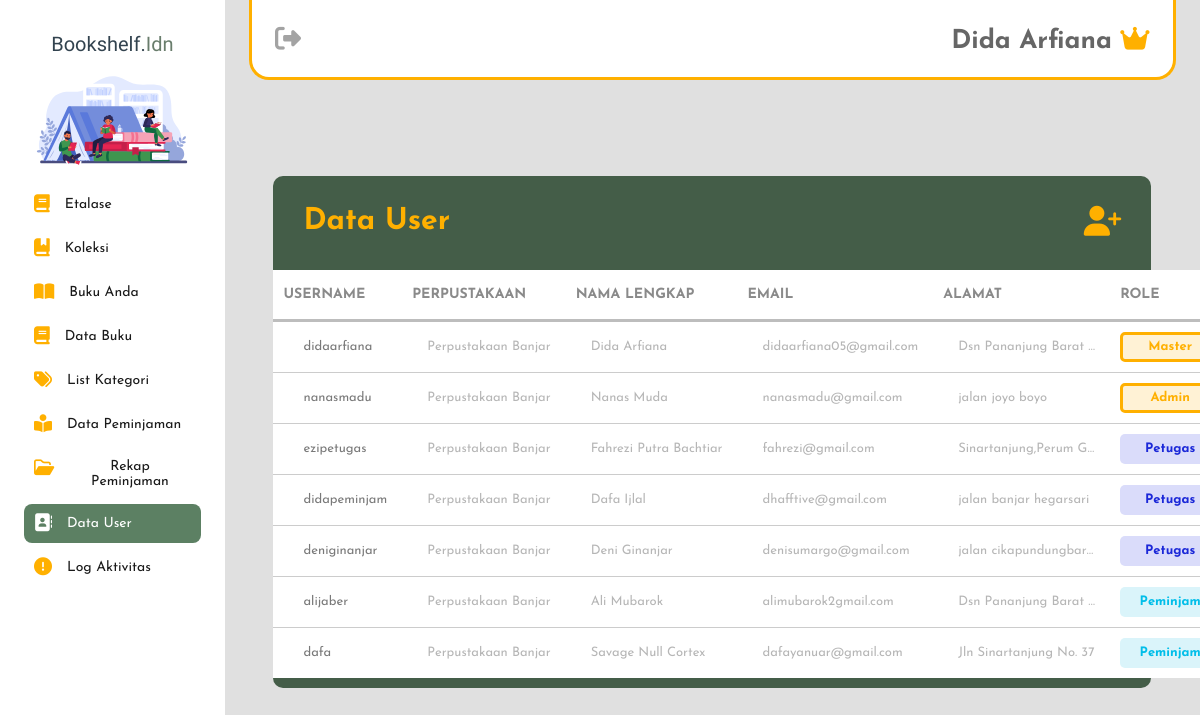
Screenshot of /admin_petugas/data_user.php (signed in) with the database file from the repository.
### tables this page shows
CREATE TABLE `user` (
  `userID` int(11) NOT NULL,
  `perpusID` int(11) NOT NULL,
  `username` varchar(255) NOT NULL,
  `password` text NOT NULL,
  `email` varchar(255) NOT NULL,
  `namalengkap` varchar(255) NOT NULL,
  `no_hp` varchar(50) NOT NULL,
  `alamat` text NOT NULL,
  `acces_level` varchar(50) NOT NULL,
  `created_at` timestamp NOT NULL DEFAULT current_timestamp() ON UPDATE current_timestamp()
);

CREATE TABLE `perpus` (
  `perpusID` int(11) NOT NULL,
  `nama_perpus` varchar(50) NOT NULL,
  `alamat` varchar(50) NOT NULL,
  `tlp_hp` varchar(50) NOT NULL,
  `created_at` timestamp NOT NULL DEFAULT current_timestamp() ON UPDATE current_timestamp()
);

### admin_petugas/data_user.php (the view, shortened to what this page needs)
<?php
require '../koneksi.php';
$query = "SELECT u.userID, p.perpusID, u.username, p.nama_perpus, u.namalengkap, u.email, u.alamat, u.acces_level
          FROM user u
          INNER JOIN perpus p ON p.perpusID = u.perpusID
          ORDER BY
            CASE
                WHEN u.acces_level = 'super_admin' THEN 1
                WHEN u.acces_level = 'admin' THEN 2
                WHEN u.acces_level = 'petugas' THEN 3
                WHEN u.acces_level = 'peminjam' THEN 4
                ELSE 5
            END";
$result = mysqli_query($koneksi, $query);
?>
<!DOCTYPE html>
<html lang="en">
<head>
    <link rel="stylesheet" href="../css/data_user.css?v=<?php echo time(); ?>">
    <link rel="stylesheet" href="https://cdnjs.cloudflare.com/ajax/libs/jquery-nice-select/1.1.0/css/nice-select.min.css">
</head>
<body>
    <?php require '../sidebar.php' ?>
    <?php require 'navbar.php'?>
    <div class="card">
        <h5 class="card-header">Data User <div class="user-add" onclick="showRegistrationForm()"><i class="fa-solid fa-user-plus"></i></div></h5>
        <div class="table-responsive">
            <table class="table-hover">
                <thead class="head-table">
                    <tr>
                        <th>USERNAME</th>
                        <th>PERPUSTAKAAN</th>
                        <th>NAMA LENGKAP</th>
                        <th>EMAIL</th>
                        <th>ALAMAT</th>
                        <th>ROLE</th>
                    </tr>
                </thead>
                <tbody class="table-body">
                    <?php while ($row = mysqli_fetch_assoc($result)) { ?>
                        <tr id="row_<?php echo $row['userID']; ?>">
                            <td><?php echo $row['username']; ?></td>
                            <td><?php echo $row['nama_perpus']; ?></td>
                            <td><?php echo $row['namalengkap']; ?></td>
                            <td><?php echo $row['email']; ?></td>
                            <td><?php echo $row['alamat']; ?></td>
                            <td>
                                <?php if ($row['acces_level'] == 'admin' OR $row['acces_level'] == 'super_admin') { ?>
                                    <div class="admin-label">
                                    <?php if ($row['acces_level'] == 'super_admin') { ?>
                                        <p class="role-admin">Master</p>
                                    <?php } elseif  ($row['acces_level'] == 'admin') { ?>
                                        <p class="role-admin">Admin</p>
                                    <?php } ?>
                                    </div>
                                <?php } elseif ($row['acces_level'] == 'petugas') { ?>
                                    <div class="petugas-label">
                                        <p class="role-petugas">Petugas</p>
                                    </div>
                                <?php } elseif ($row['acces_level'] == 'peminjam') { ?>
                                    <div class="peminjam-label">
                                        <p class="role-peminjam">Peminjam</p>
                                    </div>
                                <?php } ?>
                            </td>
                        </tr>
                    <?php } ?>
                </tbody>
            </table>
        </div>
    </div>
</body>
</html>

### css/data_user.css (style rules this page uses)
.card { width: 90%; background-color: #445D48; margin: 30px auto; border-radius: 10px; margin-top: 12vh; padding-bottom: 10px; }
.card-header { padding: 30px; color: #FFB000; font-family: var(--default); font-size: 30px; display: flex; justify-content: space-between; }
.table-hover { font-family: var(--default); width: 100%; border-collapse: collapse; background-color: #fff; }
.head-table { font-size: 14px; color: #8a8a8a; }
.head-table tr { border-bottom: 3px solid #bdbdbd; width: 100%; height: 50px; }
.head-table th { padding: 10px 5px; border-left: none; text-align: left; }
.head-table th:nth-child(1) { padding-left: 10px; width: 120px; }
.head-table th:nth-child(3) { width: 170px; }
.head-table th:nth-child(4) { width: 160px; }
.head-table th:nth-child(5) { width: 180px; }
.head-table th:nth-child(6) { padding: 10px 2px; width: 100px; }
.table-body tr { border-top: 1px solid #ccc; width: 100%; }
.table-body td:nth-child(1) { padding-left: 30px; color: #797979; width: 120px; }
.table-body td:nth-child(3) { width: 170px; }
.table-body td:nth-child(4) { width: 160px; }
.table-body td:nth-child(5) { max-width: 180px; }
.table-body td:nth-child(6) { padding: 10px 2px; width: 100px; }
.table-body td { overflow: hidden; text-overflow: ellipsis; white-space: nowrap; color: #b6b6b6; font-weight: 400; padding: 10px 20px; text-align: left; font-size: 13px; }
.admin-label { width: 100px; height: 30px; background-color: #fff2d5; display: flex; justify-content: center; align-items: center; font-size: 13px; color: #ffb000; font-weight: bold; border-radius: 5px; border: 3px solid #ffb000; }
.petugas-label { width: 100px; height: 30px; background-color: #dadcfa; display: flex; justify-content: center; align-items: center; font-size: 13px; color: #1b28d8; font-weight: 700; border-radius: 5px; }
.peminjam-label { width: 100px; height: 30px; background-color: #daf4fa; display: flex; justify-content: center; align-items: center; font-size: 13px; color: #01bee9; font-weight: 700; border-radius: 5px; }

### css/style.css (style rules this page uses)
:root { --primary : #001524; --secondary : #445D48; --third-color : #D6CC99; --fourth-color : #FDE5D4; --dark : #1a1a1a; --logo : "Yeseva One", serif; --default : "Josefin Sans", sans-serif; --script : "Poppins", sans-serif; }
* { margin: 0; padding: 0; box-sizing: border-box; outline: none; border: none; text-decoration: none; list-style: none; }

### rows the page displays
user: username "didaarfiana", perpusID.nama_perpus "Perpustakaan Banjar", namalengkap "Dida Arfiana", email "didaarfiana05@gmail.com", alamat "Dsn Pananjung Barat…", acces_level "Master"
user: username "nanasmadu", perpusID.nama_perpus "Perpustakaan Banjar", namalengkap "Nanas Muda", email "nanasmadu@gmail.com", alamat "jalan joyo boyo", acces_level "Admin"
user: username "ezipetugas", perpusID.nama_perpus "Perpustakaan Banjar", namalengkap "Fahrezi Putra Bachtiar", email "fahrezi@gmail.com", alamat "Sinartanjung,Perum G…", acces_level "Petugas"
user: username "didapeminjam", perpusID.nama_perpus "Perpustakaan Banjar", namalengkap "Dafa Ijlal", email "dhafftive@gmail.com", alamat "jalan banjar hegarsari", acces_level "Petugas"
user: username "deniginanjar", perpusID.nama_perpus "Perpustakaan Banjar", namalengkap "Deni Ginanjar", email "denisumargo@gmail.com", alamat "jalan cikapundungbar…", acces_level "Petugas"
user: username "alijaber", perpusID.nama_perpus "Perpustakaan Banjar", namalengkap "Ali Mubarok", email "alimubarok2gmail.com", alamat "Dsn Pananjung Barat…", acces_level "Peminjam"
user: username "dafa", perpusID.nama_perpus "Perpustakaan Banjar", namalengkap "Savage Null Cortex", email "dafayanuar@gmail.com", alamat "Jln Sinartanjung No. 37", acces_level "Peminjam"

### other values shown
$item["description"] "Etalase"
$item["description"] "Koleksi"
$item["description"] "Buku Anda"
$item["description"] "Data Buku"
$item["description"] "List Kategori"
$item["description"] "Data Peminjaman"
$item["description"] "Rekap Peminjaman"
$item["description"] "Data User"
$item["description"] "Log Aktivitas"
$namalengkap "Dida Arfiana"
